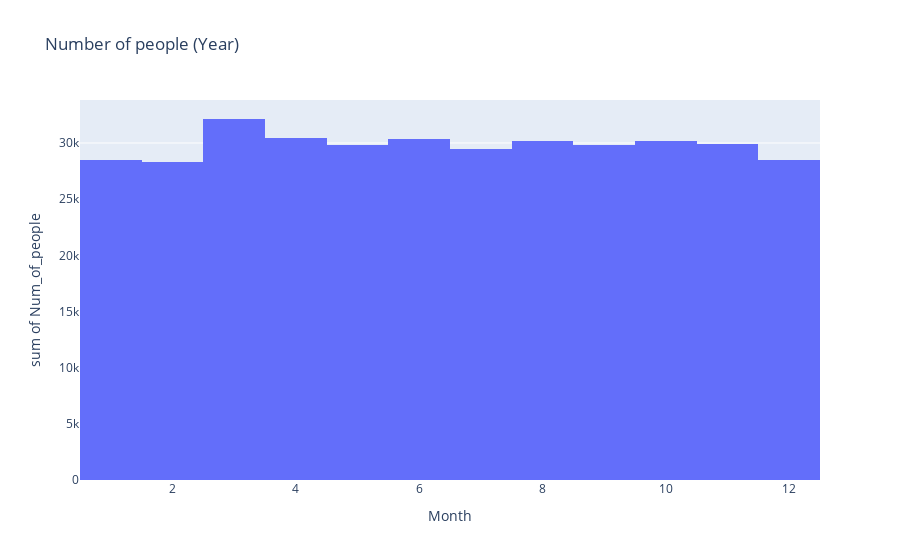

The cell this chart's notebook holds for it:
### Markdown cell above
**Data Exploration**
---
---

### Code cell
#Function to plot interactive plots using Plotly (Reference: https://medium.com/mlearning-ai/forecasting-timeseries-using-machine-learning-deep-learning-446eccc6eb6d)
def plotl(df, x, y, title):
    fig = px.histogram(df, x=x, y=y, title=title)
    fig.show()

plotl(df1, 'Month', df1['Num_of_people'], 'Number of people (Year)')

### Figure 1 — Plotly figure (JSON) as saved in the notebook; plotly's stock layout.template omitted (floating-point values rounded to 4 significant figures; data arrays with more than 128 entries replaced by an {"elided": "..."} marker saying what was removed)
{"data": [{"alignmentgroup": "True", "bingroup": "x", "histfunc": "sum", "hovertemplate": "Month=%{x}<br>sum of Num_of_people=%{y}<extra></extra>", "legendgroup": "", "marker": {"color": "#636efa", "pattern": {"shape": ""}}, "name": "", "offsetgroup": "", "orientation": "v", "showlegend": false, "type": "histogram", "x": {"elided": "10457 int values"}, "xaxis": "x", "y": {"elided": "10457 int values"}, "yaxis": "y"}], "layout": {"barmode": "relative", "legend": {"tracegroupgap": 0}, "title": {"text": "Number of people (Year)"}, "xaxis": {"anchor": "y", "domain": [0, 1], "title": {"text": "Month"}}, "yaxis": {"anchor": "x", "domain": [0, 1], "title": {"text": "sum of Num_of_people"}}}}
